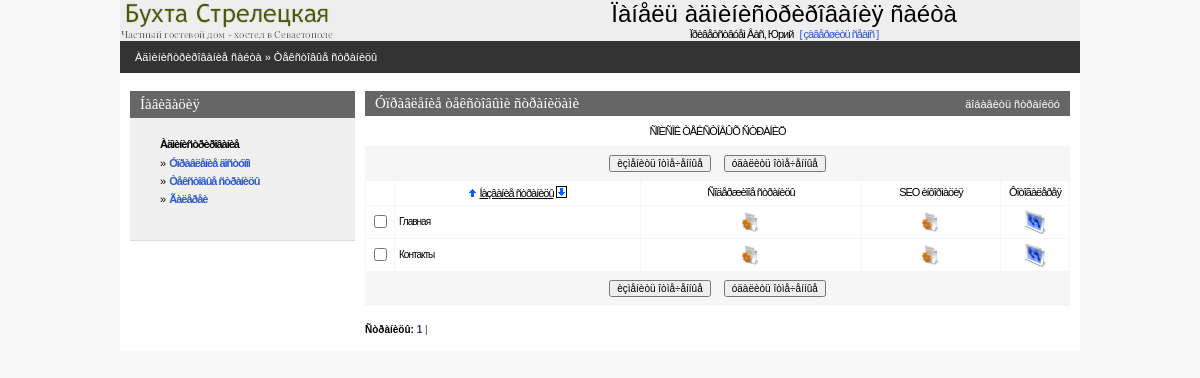
/admin/statlist.php (signed in), run on an earlier commit of the app's database.
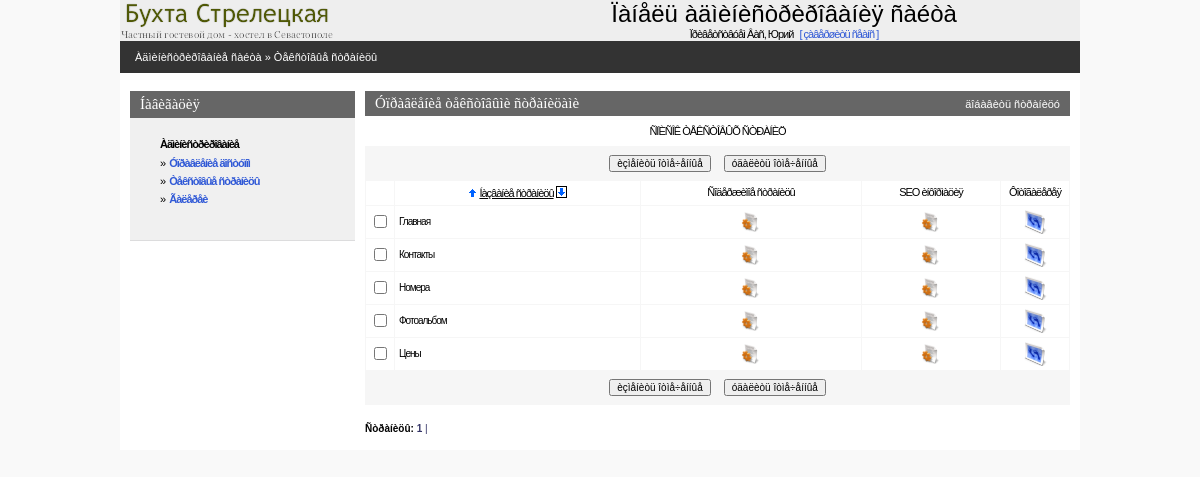
And on a later commit of the database.
### tables this page shows
CREATE TABLE IF NOT EXISTS `hotel_static` (
  `static_code` int(11) NOT NULL AUTO_INCREMENT,
  `static_title` varchar(200) NOT NULL DEFAULT '',
  `static_abstract` text NOT NULL COMMENT 'Краткий текст страницы',
  `static_text` text NOT NULL COMMENT 'Полный текст страницы',
  `static_seo_title` text,
  `static_seo_desc` text,
  `static_seo_key` text,
  `static_type` varchar(11) NOT NULL DEFAULT 'page' COMMENT 'Определает тип страницы (обычная страница или галерея)',
  PRIMARY KEY (`static_code`)
);

### admin/inc/session.php (called while the page is built, shortened)
<?php
   $REGUSER["code"]=$_SESSION["REGUSER"]["code"];
   $REGUSER["name"]=$_SESSION["REGUSER"]["name"];
   $REGUSER["login"]=$_SESSION["REGUSER"]["login"];
   $REGUSER["pass"]=$_SESSION["REGUSER"]["pass"];
   $REGUSER["email"]=$_SESSION["REGUSER"]["email"];
   $REGUSER["radmin"]=$_SESSION["REGUSER"]["radmin"];
   $REGUSER["rstatic"]=$_SESSION["REGUSER"]["rstatic"];
   $REGUSER["ralbum"]=$_SESSION["REGUSER"]["ralbum"];
?>

### admin/inc/connect.php (called while the page is built, shortened)
<?php
    $PHP_SELF=$_SERVER['PHP_SELF'];
?>

### admin/inc/const.php (called while the page is built, shortened)
<?php
    $PREFFIX="hotel";
?>

### admin/statlist.php (the view, shortened to what this page needs)
<?php
include("inc/settings.php");
$per_page=30;
if (!isset($curr_page)) $curr_page=0;
if(!($sortby)) $sortby='static_title'; else {$sortby=explode(" ",$sortby);$sortby=$sortby[0];}
if(!isset($sortdir)) {$sortdir="1";$realsortdir="ASC"; }
else
{
 if($sortdir==0) {$realsortdir="DESC";} else {$sortdir=1;$realsortdir="ASC";}
}
if (!isset($pagetype)) $pagetype="page";
$mainquery="select {$PREFFIX}_static.static_code, {$PREFFIX}_static.static_title
            from {$PREFFIX}_static where {$PREFFIX}_static.static_type like '$pagetype'
            order by $sortby $realsortdir";
?>
<? include ("inc/head.php"); ?>
<BODY>
<center>
<div class=mainbody>
<? include("inc/top.php");?>
<table Border=0 CellSpacing=0 CellPadding=0 width=100%>
  <tr><td class=pageline>
     <div class=wmiddletext><a href="main.php">Àäìèíèñòðèðîâàíèå ñàéòà</a> &#187; Òåêñòîâûå ñòðàíèöû</div>
  </td></tr>
</table>
<table Border=0 CellSpacing=0 CellPadding=0 class=mainbody>
 <tr valign=top>
  <td width=10></td>
  <? include("inc/leftmenu.php"); ?>
  <td width=10></td>
  <td>
<?php
	echo"<form name='data' action=$PHP_SELF method=POST>";
?>
<table class=grayhead Border=0 CellSpacing=0 CellPadding=0 >
 <tr class=normaltext>
  <td><div><h4>Óïðàâëåíèå òåêñòîâûìè ñòðàíèöàìè</h4></div></td>
  <td align=right class=wmiddletext><a class=submenu onclick="displayform(this,'äîáàâèòü ñòðàíèöó')">äîáàâèòü ñòðàíèöó</a></td>
 </tr>
</table>
<table Border=0 CellSpacing=0 class=pagebluetable CellPadding=0 >
 <tr><td class=lmenutext height=30 bgcolor=#ffffff align="center">ÑÏÈÑÎÊ ÒÅÊÑÒÎÂÛÕ ÑÒÐÀÍÈÖ</td></tr>
</table>
<table Border=0 CellSpacing=0 class=pagebluetable CellPadding=0>
 <tr><td>
 <center>
 <table>
 <tr height=30 >
    <td><input type=button onClick=Send('U') value='èçìåíèòü îòìå÷åííûå' class=smalltext></td>
    <td width=5></td>
    <td><input type=button onClick=ConfirmSend('D') value='óäàëèòü îòìå÷åííûå'  class=smalltext></td>
 </tr>
 </table>
 </td></tr>
</table>
<center>
<table Border=0 CellSpacing=1 class=bluetable CellPadding=4 width=100%>
  <tr class=lmenutext align=center  height=20 bgcolor=#ffffff>
    <td width=20>&nbsp;</td>
    <td  align=center ><?=SortTitle("Íàçâàíèå ñòðàíèöû","static_title",$sortby,$sortdir);?></td>
    <td  align=center >Ñîäåðæèìîå ñòðàíèöû</td>
    <td width=130 align=center >SEO èíôîðìàöèÿ</td>
	<td width=60 align=center >Ôîòîãàëåðåÿ</td>
<?php
	$res=mysql_query ($mainquery) or die ("Íå ìîãó âûáðàòü ñòðàíèöû. Îøèáêà â çàïðîñå.");
	$num_rows=mysql_num_rows($res);
	if($num_rows)
	{
		$page_quant=ceil($num_rows / $per_page);
		$start_pos=$curr_page*$per_page;
		if ($start_pos+$per_page<$num_rows) $end_pos=$start_pos+$per_page;
		else $end_pos=$num_rows;
		for ($x=$start_pos; $x<$end_pos; $x++)
		{
			list($static_code,$static_title,$page_active)=mysql_fetch_array($res);
			$checkname=$static_code;
			$bg="#FFFFFF";
			echo"<tr class=edittabletext height=24 bgcolor=$bg>";
			echo"<TD width=20 align=center ><input type='checkbox' name=\"C#$checkname\" id=\"C#$checkname\"></TD>";
			echo"<TD align=left class=smalltext ondblclick='change_line(\"$checkname\",\"F#$checkname#static_title#string\");' id=\"F#$checkname#static_title#string\">".Show($static_title)."</TD>\n";
			echo"<td align=center ><a href='editstatic.php?static_code=$static_code&static_title=$static_title'><img height='20' width='20' src='graph/edit.gif' border=0 title='Ðåäàêòèðîâàòü ñîäåðæèìîå ñòðàíèöû'></a></td>";
			echo"<td align=center ><a href='editseo.php?static_code=$static_code&static_title=$static_title&pagetype=$pagetype'><img height='20' width='20' src='graph/edit.gif' border=0 title='Ðåäàêòèðîâàòü SEO èíôîðìàöèþ'></a></td>";
			echo"<td><center><a href=\"picture.php?back=statlist&icon=250&static_code=$static_code\"><img height='24' width='24' src='graph/photo.gif' border=0 alt='Ôîòîãàëåðåÿ ' title='Ðåäàêòèðîâàòü ôîòîãàëåðåþ'></a></td>";
			echo"</TR>\n";
		}
	}
?>
</center>
<table Border=0 CellSpacing=0 class=pagebluetable CellPadding=0 width=95%>
 <tr><td>
 <center>
 <table>
 <tr height=30 >
   <td><input type=button onClick=Send('U') value='èçìåíèòü îòìå÷åííûå' class=smalltext></td>
   <td width=5></td>
   <td><input type=button onClick=ConfirmSend('D') value='óäàëèòü îòìå÷åííûå'  class=smalltext></td>
 </tr>
 </table>
 </td></tr>
</table>
<br>
<?php
		echo"<div align=left class=smalltext><b>Ñòðàíèöû:</b>  ";
		for ($i=1;$i<$page_quant+1;$i++)
		{
			$y=$i-1;
			if ($curr_page==$y) {$t1="<b>";$t2="</b>";} else {$t1="";$t2="";}
			echo"<a class=blue href=$PHP_SELF?curr_page=$y&sortby=$sortby&sortdir=$sortdir>$t1 $i $t2|</a>&nbsp";
		}
		echo"</div>";
?>
    <td width=10></td>
</BODY>
</HTML>

### admin/inc/head.php (shortened to what this page needs)
<HTML>
<HEAD>
   <LINK REL=stylesheet HREF="css/styles.css" TYPE="text/css">
</HEAD>

### admin/inc/top.php (shortened to what this page needs)
<table Border=0 CellSpacing=0 CellPadding=0 width=100%>
 <tr  style="padding:10px;" bgcolor=#eeeeee>
    <td><a href="main.php"><img src="../img/logo.png" border=0 title="Íà ãëàâíóþ ñòðàíèöó àäìèí-ïàíåëè" alt="Íà ãëàâíóþ ñòðàíèöó àäìèí-ïàíåëè"></a></td>
    <td align=center>
       <h1>Ïàíåëü àäìèíèñòðèðîâàíèÿ ñàéòà</h1>
       <span class=lmenupart>Ïðèâåòñòâóåì Âàñ, <?=$REGUSER["name"]?> <a class=lmenupart href="index.php?op=out"> &nbsp;&nbsp;[&nbsp;çàâåðøèòü ñåàíñ&nbsp;]</a></span>
    </td>
 </tr>
</table>

### admin/inc/leftmenu.php (shortened to what this page needs)
<td class=leftpanel>
<table CellSpacing=0 CellPadding=0>
<tr><td class=bluehead><h4>Íàâèãàöèÿ</h4><td></tr>
<tr><td class=blueblock>
<div style="margin-left:20px">
<?php
if( (isAllowed("radmin")) || (isAllowed("rstatic")) || (isAllowed("ralbum")) )
{
echo"<p><div class=lmenupart><b>Àäìèíèñòðèðîâàíèå</b></div>";
    if (isAllowed("radmin")) echo"<div class=lmenupart>&#187;&nbsp; <b><a href=\"admin.php\">Óïðàâëåíèå äîñòóïîì</a></b></div>";
    if (isAllowed("rstatic")) echo"<div class=lmenupart>&#187;&nbsp; <b><a href=\"statlist.php\">Òåêñòîâûå ñòðàíèöû</a></b></div>";
	if (isAllowed("ralbum")) echo"<div class=lmenupart>&#187;&nbsp; <b><a href=\"albumlist.php\">Ãàëåðåè</a></b></div>";
}
?>
</div>
<br>
<td></tr>
</table>
  <td>

### admin/inc/functions.php (shortened to what this page needs)
<?php
function Show($val)
{    if (trim($val)=="") return "&nbsp"; else return $val; }
function SortTitle($title,$fieldname,$sortby,$sortdir)
{
  $baseurl=preg_replace("/&sortby=.*/i","",$_SERVER['REQUEST_URI']);
  $baseurl=preg_replace("/&sortdir=[0|1]/i","",$baseurl);
  if(!strpos($baseurl,"?")) $baseurl.="?a=1";
  if($fieldname==$sortby)
  {
       $t1="<u>";$t2="</u>";
       if($sortdir==1) $c1="border=1";else $c1="border=0";
       if($sortdir==0) $c0="border=1";else $c0="border=0";
  }
  else { $t1=$t2=""; $c1=$c0="border=0"; }
  return "<a href=\"$baseurl&sortby=$fieldname&sortdir=0\" ><img class=\"arr\" title=\"ñîðòèðîâàòü ïî âîçðàñòàíèþ\" alt=\"ñîðòèðîâàòü ïî âîçðàñòàíèþ\" src=\"graph/uarr.gif\" width=9 height=10 $c0></a>&nbsp;{$t1}$title{$t2}&nbsp;<a href=\"$baseurl&sortby=$fieldname&sortdir=1\"><img class=\"arr\" title=\"ñîðòèðîâàòü ïî óáûâàíèþ\" alt=\"ñîðòèðîâàòü ïî óáûâàíèþ\" src=\"graph/darr.gif\" width=9 height=10 $c1 ></a></div>";
}
function isAllowed($right)
{
    global $PREFFIX,$REGUSER;
    return ($REGUSER[$right]);
}
?>

### admin/css/styles.css (style rules this page uses)
body { padding:0px; margin:0px; background-color:#f9f9f9; }
a { text-decoration : none; color: #3059D6; }
img { border-color: #000000; }
.mainbody { width:960px; background-color:#ffffff; }
.pageline { height:32px; background-color:#333333; padding-left:15px; }
.grayhead { width:100%; height:25px; padding-left:10px; padding-right:10px; background-color:#666666; }
.pagebluetable { width:100%; background-color:#f6f6f6; }
.bluetable { background-color:#f6f6f6; }
.leftpanel { width:225px; font-size:8px; }
.lmenupart { text-decoration:none; letter-spacing: -1px; line-height:10pt; margin-bottom:5px; font-size:11px; font-family: Verdana,Arial,Helvetica,Sans-serif,Tahoma,Pragmatica; }
.lmenutext { text-decoration:none; letter-spacing: -1px; line-height:10pt; margin-left:10px; margin-right:10px; margin-top:3px; margin-bottom:3px; font-size:11px; font-family: Verdana,Arial,Helvetica,Sans-serif,Tahoma,Pragmatica; }
.edittabletext { color:#666666; text-decoration:none; letter-spacing: -1px; line-height:12pt; font-size:11px; font-family: Verdana,Arial,Helvetica,Sans-serif,Tahoma,Pragmatica; }
.bluehead { width:220px; height:27px; padding-left:10px; background-color:#666666; }
.blueblock { width:220px; padding:10px; background-color:#f0f0f0; border-bottom: 1px solid #DCDCDD; }
H1 { text-decoration:none; font-weight:normal; padding:0; margin:0; font-family: Arial, Verdana; font-size : 24px; }
H4 { text-decoration:none; font-weight:normal; color:#ffffff; padding:0; margin:0; font-family: Verdana; font-size : 15px; }
.submenu { cursor:hand;cursor:pointer; }
p { text-decoration:none; padding:0; margin-top:10px; margin-bottom:0px; }
.normaltext { text-decoration:none; color:#000066; font-family:Verdana, Tahoma, Arial, Helvetica, Sans-serif, Pragmatica; font-size:12px; }
.smalltext { text-decoration:none; color:#000000; font-family:Verdana, Tahoma, Arial, Helvetica, Sans-serif, Pragmatica; font-size:10px; }
.wmiddletext { text-decoration:none; color:#ffffff; font-family:Verdana, Tahoma, Arial, Helvetica, Sans-serif, Pragmatica; font-size:11px; }
.wmiddletext a { text-decoration:none; color:#ffffff; }
.blue { color: #333366; }
.arr { position:relative;top:1px; }

What changed in the data, as far as the page shows it:
added hotel_static: static_title "Номера"
added hotel_static: static_title "Фотоальбом"
added hotel_static: static_title "Цены"
